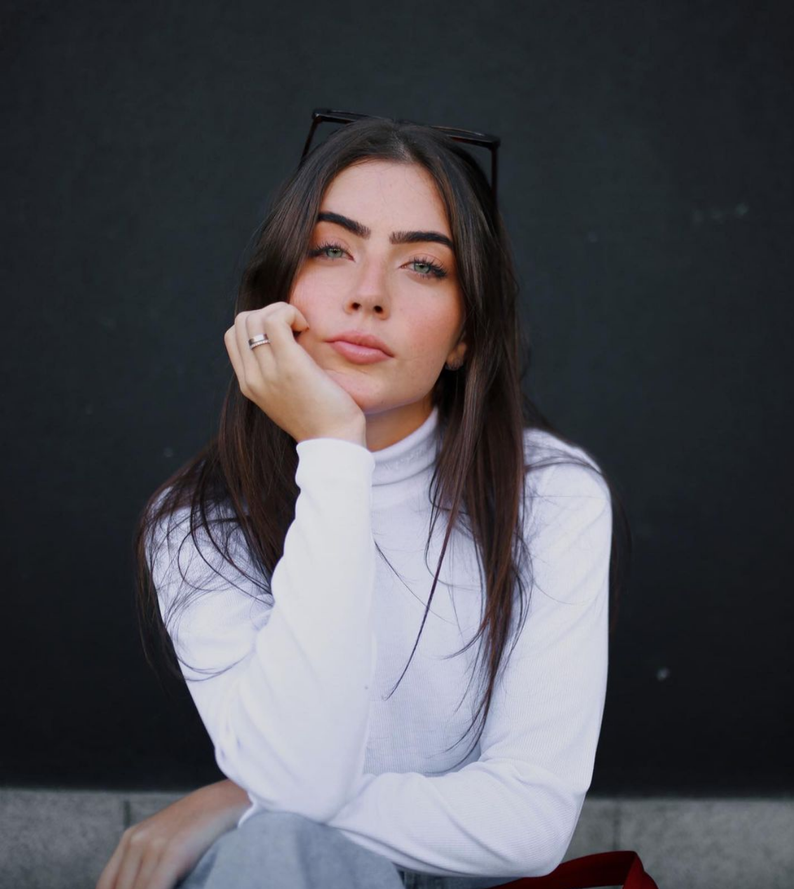
#> input picture Resources/mulher.png, 794 x 889 px, shrunk from 1250 x 1400 before the run
$ python chapter1.py
#> lines starting #> are read from the running program, lines starting #| are printed output that depends on the picture; after the words box and inside, x2 and y2 are one past the last pixel; in counts of white or black regions, pixels touching at a corner belong together
import cv2
import numpy as np

# [36 lines of commented-out code are left out]
kernel = np.ones((10,10),np.uint8)  # Para fazer a dilatação imagem é necessário usar uma matrix de Kernel -- 0-255#
img =cv2.imread("Resources/mulher.png")
#> img is the input picture: shape (889, 794, 3); mean B, G, R 84.7, 78.8, 79.3

imGray = cv2.cvtColor(img,cv2.COLOR_BGR2GRAY) # Deixa imagem Gray #
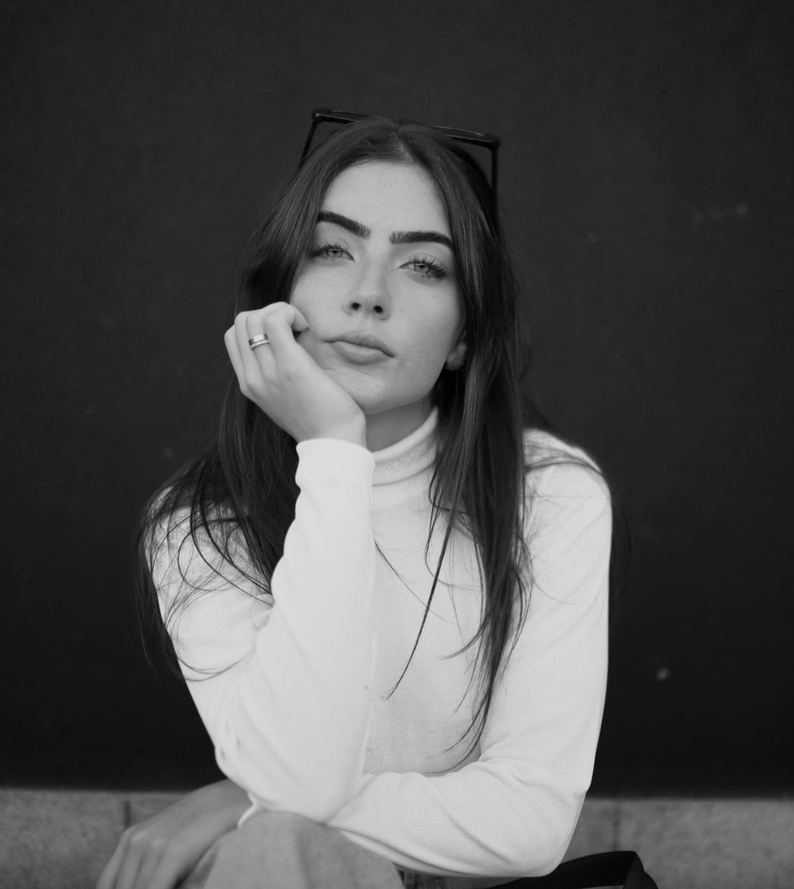
#> imGray: shape (889, 794); min 0, max 230, mean 79.7
imBlur = cv2.GaussianBlur(imGray,(7,7),1)     # Aplica um filtro Gaussiano  #
imgCanny = cv2.Canny(img,150,200)              # Aplica um " Negativo na foto  #
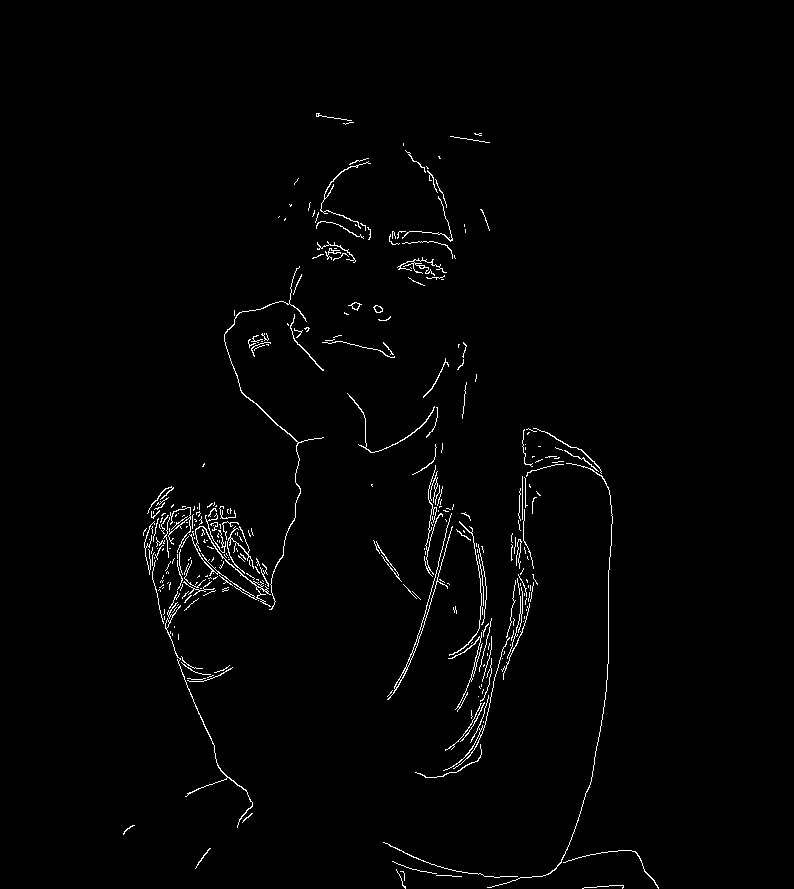
#> imgCanny: shape (889, 794); 1.4% white in thin lines or dots, all inside (x1, y1, x2, y2) = (123, 113, 659, 889)
imgDialation = cv2.dilate(imgCanny,kernel,iterations=1)
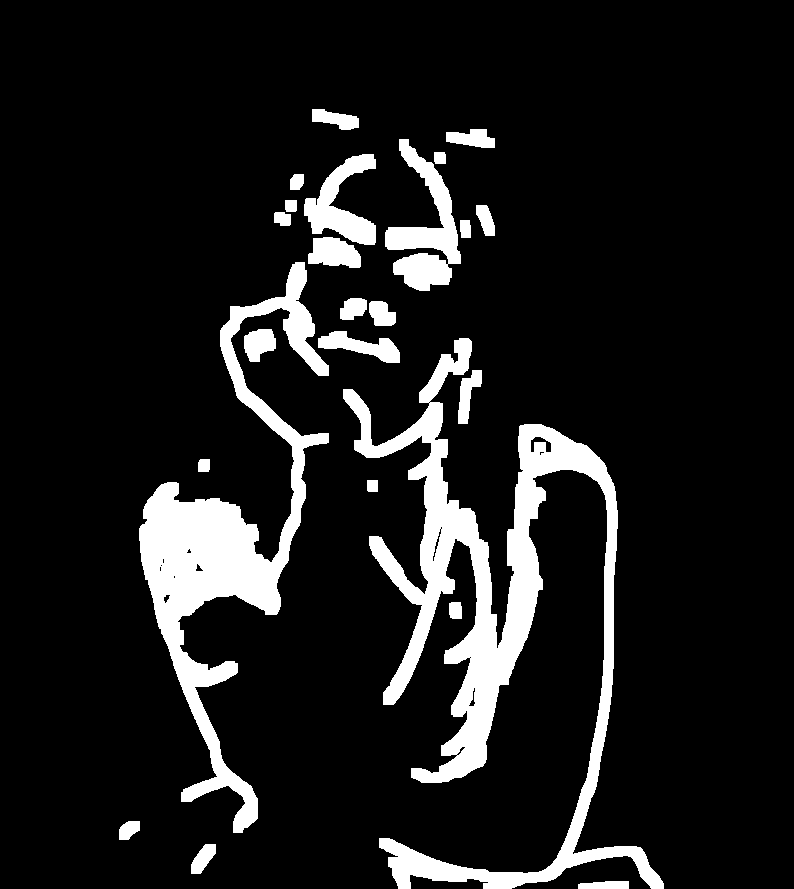
#> imgDialation: shape (889, 794); 11.1% white; 24 white regions, largest, box (x1, y1, x2, y2) and area: (343, 338, 664, 889) 36629, (139, 262, 329, 833) 24952, (385, 139, 461, 291) 4868
imgEroded = cv2.erode(imgDialation,kernel,iterations=1)
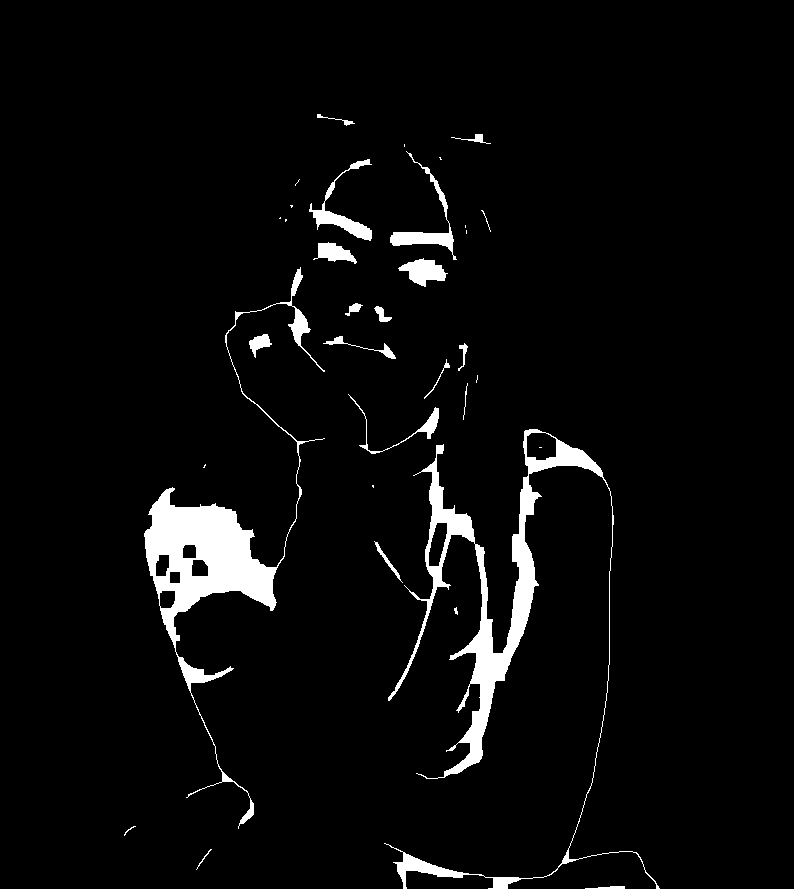
#> imgEroded: shape (889, 794); 4.1% white; 34 white regions (12 under 20 px), largest, box (x1, y1, x2, y2) and area: (384, 429, 660, 889) 11968, (144, 267, 325, 829) 11823, (390, 151, 457, 260) 1100

#cv2.imshow("Gray Image",imGray)
#cv2.imshow("Blur Image",imBlur)
cv2.imshow("Canny Image",imgCanny)
cv2.imshow("Dialation Image",imgDialation)
cv2.imshow("Eroded Image",imgEroded)
cv2.waitKey(0)
